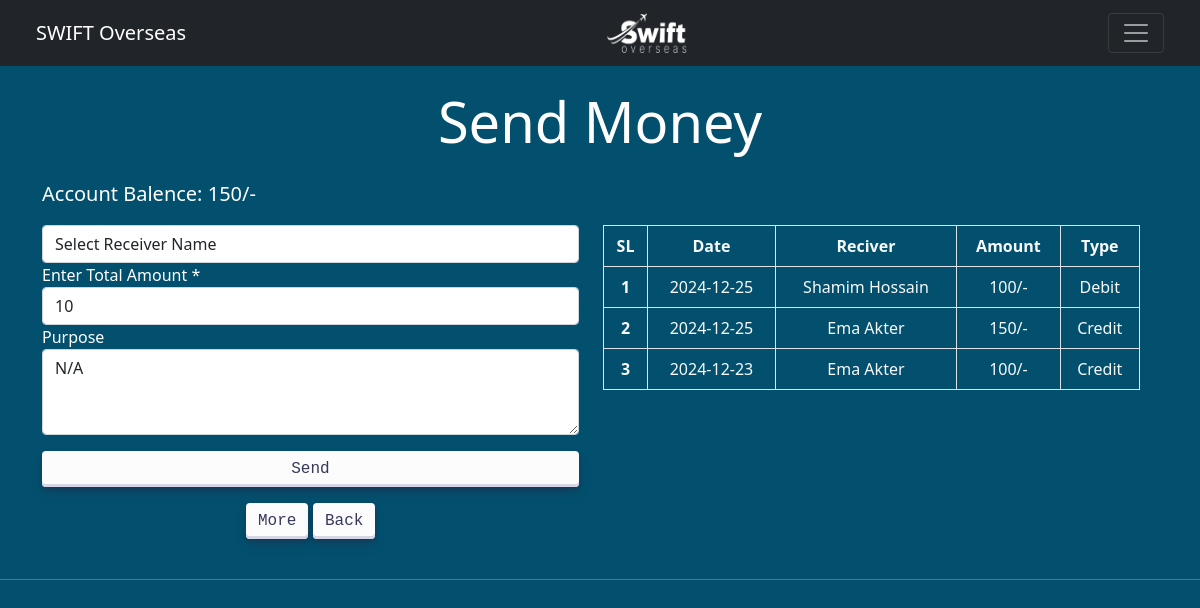
/account.php (signed in), run on the app's committed database.
### tables this page shows
CREATE TABLE `ac_moneysentandreceived` (
  `id` int(11) NOT NULL,
  `date` date DEFAULT NULL,
  `amount` bigint(255) DEFAULT NULL,
  `sourceId` int(11) DEFAULT NULL,
  `t_type_source` int(11) DEFAULT NULL,
  `destinationId` int(11) DEFAULT NULL,
  `t_type_destination` int(11) DEFAULT NULL,
  `purpose` varchar(255) DEFAULT NULL
);

CREATE TABLE `tb_employee_details` (
  `id` int(11) NOT NULL,
  `firstName` varchar(255) DEFAULT NULL,
  `lastName` varchar(255) DEFAULT NULL,
  `dob` date DEFAULT NULL,
  `genderid` int(11) DEFAULT NULL,
  `address` varchar(255) DEFAULT NULL,
  `phone` int(11) DEFAULT NULL,
  `fatherName` varchar(255) DEFAULT NULL,
  `motherName` varchar(255) DEFAULT NULL,
  `email` varchar(255) DEFAULT NULL,
  `nid` int(11) DEFAULT NULL,
  `emgName` varchar(255) DEFAULT NULL,
  `emgPhone` int(11) DEFAULT NULL,
  `emgRelation` varchar(255) DEFAULT NULL,
  `emgAddress` varchar(255) DEFAULT NULL,
  `joinDate` date DEFAULT NULL,
  `username` varchar(255) DEFAULT NULL,
  `password` varchar(255) DEFAULT NULL,
  `status` int(11) DEFAULT NULL,
  `account` int(11) DEFAULT NULL,
  `remark` varchar(255) DEFAULT NULL,
  `image` varchar(255) DEFAULT NULL,
  `designation` varchar(255) DEFAULT NULL
);

### account.php (the view, shortened to what this page needs)
<?php
    include 'controller/session.php';
 ?>
<!DOCTYPE html>
<html lang="en">
<head>
    <link href="https://cdn.jsdelivr.net/npm/bootstrap@5.0.2/dist/css/bootstrap.min.css" rel="stylesheet">
    <link rel="stylesheet" href="css/account.css">
    <link rel="stylesheet" href="css/grid.css">
</head>
<body>
<?php
    include 'dashboardmenu.php';
    $toDate = date("Y/m/d");
    $userId = "".$_SESSION['id'];
    $sqlSendAmount = "SELECT SUM(amount) FROM `ac_moneysentandreceived` WHERE sourceId = '$userId' AND t_type_source = 1";
    $sqlSendAmountResult = mysqli_query($conn, $sqlSendAmount);
    $sqlReceived = "SELECT SUM(amount) FROM `ac_moneysentandreceived` WHERE destinationId = '$userId' AND t_type_destination = 2";
    $sqlReceivedResult = mysqli_query($conn, $sqlReceived);
    $sqlDiposit = "SELECT SUM(amount) FROM `ac_moneysentandreceived` WHERE destinationId = '$userId' AND t_type_destination = 3";
    $sqlDipositResult = mysqli_query($conn, $sqlDiposit);
    $send = mysqli_fetch_array($sqlSendAmountResult);
    $receive = mysqli_fetch_array($sqlReceivedResult);
    $diposit = mysqli_fetch_array($sqlDipositResult);
    $totalbalence = ($receive['SUM(amount)'] + $diposit['SUM(amount)']) - $send['SUM(amount)'];
?>
<br>
<section id="send-moneny-secion" class="send-moneny">
    <div class="container">
        <div class="row">
            <h3 class="text-center display-4 mb-4">Send Money</h3>
            <p class="lead">Account Balence: <?php echo $totalbalence."/-"; ?></p>
            <div class="span_1_of_2">
                <form action="controller/account.php" method="GET" enctype="multipart/form-data">
                    <select name="cbxEmployee" class="form-control" id="designation">
                        <option selected disabled>Select Receiver Name</option>
                    </select>
                    <div class="form-group">
                        <label for="ammount">Enter Total Amount *</label>
                        <input type="number" name="txtAmount" required class="form-control" id="ammount" value="10" placeholder="Enter your amount">
                    </div>
                    <div class="form-group">
                        <label for="Remark">Purpose</label>
                        <textarea class="form-control" name="txtPurpose" required id="Remark" rows="3" placeholder="Enter your Remark">N/A</textarea>
                    </div>
                    <div class="text-center">
                        <button name="btnSend" type="submit" class="button-30 mt-3 btnSubmit">Send</button>
                    </div>
                </form>
                <div class="text-center">
                    <a href="#"><button name="btnOther" type="submit" class="button-30 mt-3">More</button></a>
                    <a href="dashboard.php"><button name="btnOther" type="submit" class="button-30 mt-3">Back</button></a>
                </div>
            </div>
            <div class="span_1_of_2 overflow-auto">
                <table class="table table-bordered text-light text-center">
                    <thead>
                        <tr>
                        <th scope="col">SL</th>
                        <th scope="col">Date</th>
                        <th scope="col">Reciver</th>
                        <th scope="col">Amount</th>
                        <th scope="col">Type</th>
                        </tr>
                    </thead>
                    <tbody><?php
                                $i=1;
                                $sqlDatam = "SELECT * FROM `ac_moneysentandreceived` WHERE date = '$toDate' AND sourceId = '$userId' OR destinationId = '$userId' ORDER BY id DESC";
                                $sqlMResult = mysqli_query($conn, $sqlDatam);
                                while($row = mysqli_fetch_array($sqlMResult)){
                            ?>
                        <tr>
                            <th scope="row"><?php echo $i; ?></th>
                            <td><?php echo $row['date']; ?></td>
                            <?php
                                $receive = $row['destinationId'];
                                $sqlFindReceiver = "SELECT * FROM `tb_employee_details` WHERE id = '$receive'";
                                $sqlFindReceiverResult = mysqli_query($conn, $sqlFindReceiver);
                                while($rows = mysqli_fetch_array($sqlFindReceiverResult)){?>
                                    <td><?php echo $rows['firstName'].' '.$rows['lastName']; ?></td>
                            <?php    }   ?>
                            <td><?php echo $amount = $row['amount']; ?>/-</td>
                            <?php
                                if($receive == $userId)
                                {?>
                                    <td>Credit</td>
                                <?php }
                                else
                                {?>
                                    <td>Debit</td>
                                <?php }
                            ?>
                        </tr>
                        <?php $i++; } ?>
                    </tbody>
                </table>
            </div>
        </div>
    </div>
</section>
<br>
<hr>
</body>
</html>

### css/account.css (style rules this page uses)
* { margin: 0; padding: 0; }
body { background: #03506e; color: #ffffff; }
.button-30 { align-items: center; appearance: none; background-color: #FCFCFD; border-radius: 4px; border-width: 0; box-shadow: rgba(45, 35, 66, 0.4) 0 2px 4px,rgba(45, 35, 66, 0.3) 0 7px 13px -3px,#D6D6E7 0 -3px 0 inset; box-sizing: border-box; color: #36395A; cursor: pointer; display: inline-flex; font-family: "JetBrains Mono",monospace; height: 36px; justify-content: center; line-height: 1; list-style: none; overflow: hidden; padding-left: 12px; padding-right: 12px; position: relative; text-align: left; text-decoration: none; transition: box-shadow .15s,transform .15s; user-select: none; -webkit-user-select: none; touch-action: manipulation; white-space: nowrap; will-change: box-shadow,transform; font-size: 1rem; }
.btnSubmit { width: 100%; }
.overflow-auto { height: 16rem; overflow: auto; }

### css/grid.css (style rules this page uses)
.row:before, .row:after { content:""; display:table; }
.row:after { clear:both; }
.row { zoom:1; }
.span_1_of_2 { width: 49.2%; }

### data on the page
ac_moneysentandreceived: date "2024-12-25", amount "100", shows "Debit"
tb_employee_details: firstName "Shamim", lastName "Hossain"
ac_moneysentandreceived: date "2024-12-25", amount "150", shows "Credit"
tb_employee_details: firstName "Ema", lastName "Akter"
ac_moneysentandreceived: date "2024-12-23", amount "100", shows "Credit"

### other printed values
$totalbalence "150"
